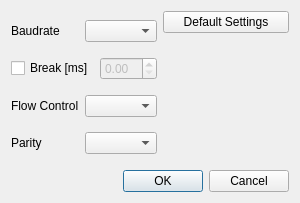
<?xml version="1.0" encoding="UTF-8"?>
<ui version="4.0">
 <class>SerialPortSettingsDialog</class>
 <widget class="QDialog" name="SerialPortSettingsDialog">
  <property name="geometry">
   <rect>
    <x>0</x>
    <y>0</y>
    <width>300</width>
    <height>203</height>
   </rect>
  </property>
  <property name="windowTitle">
   <string>Dialog</string>
  </property>
  <layout class="QVBoxLayout" name="verticalLayout_4">
   <item>
    <layout class="QVBoxLayout" name="verticalLayout_3">
     <item>
      <layout class="QHBoxLayout" name="horizontalLayout_5">
       <item>
        <layout class="QVBoxLayout" name="verticalLayout">
         <item>
          <layout class="QHBoxLayout" name="horizontalLayout">
           <item>
            <widget class="QLabel" name="label">
             <property name="text">
              <string>Baudrate</string>
             </property>
            </widget>
           </item>
           <item>
            <widget class="QComboBox" name="BaudRateBox"/>
           </item>
          </layout>
         </item>
         <item>
          <layout class="QHBoxLayout" name="horizontalLayout_2">
           <item>
            <widget class="QCheckBox" name="checkBox">
             <property name="text">
              <string>Break [ms]</string>
             </property>
            </widget>
           </item>
           <item>
            <widget class="QDoubleSpinBox" name="BreakSpinBox">
             <property name="enabled">
              <bool>false</bool>
             </property>
            </widget>
           </item>
          </layout>
         </item>
         <item>
          <layout class="QHBoxLayout" name="horizontalLayout_3">
           <item>
            <widget class="QLabel" name="label_2">
             <property name="text">
              <string>Flow Control</string>
             </property>
            </widget>
           </item>
           <item>
            <widget class="QComboBox" name="FlowControlBox"/>
           </item>
          </layout>
         </item>
         <item>
          <layout class="QHBoxLayout" name="horizontalLayout_4">
           <item>
            <widget class="QLabel" name="label_3">
             <property name="text">
              <string>Parity</string>
             </property>
            </widget>
           </item>
           <item>
            <widget class="QComboBox" name="ParityBox"/>
           </item>
          </layout>
         </item>
        </layout>
       </item>
       <item>
        <layout class="QVBoxLayout" name="verticalLayout_2">
         <item>
          <widget class="QPushButton" name="DefaultSettingsButton">
           <property name="text">
            <string>Default Settings</string>
           </property>
          </widget>
         </item>
         <item>
          <spacer name="verticalSpacer">
           <property name="orientation">
            <enum>Qt::Vertical</enum>
           </property>
           <property name="sizeHint" stdset="0">
            <size>
             <width>20</width>
             <height>40</height>
            </size>
           </property>
          </spacer>
         </item>
        </layout>
       </item>
      </layout>
     </item>
     <item>
      <widget class="QDialogButtonBox" name="DialogButton">
       <property name="orientation">
        <enum>Qt::Horizontal</enum>
       </property>
       <property name="standardButtons">
        <set>QDialogButtonBox::Cancel|QDialogButtonBox::Ok</set>
       </property>
      </widget>
     </item>
    </layout>
   </item>
  </layout>
 </widget>
 <resources/>
 <connections>
  <connection>
   <sender>DialogButton</sender>
   <signal>accepted()</signal>
   <receiver>SerialPortSettingsDialog</receiver>
   <slot>accept()</slot>
   <hints>
    <hint type="sourcelabel">
     <x>229</x>
     <y>276</y>
    </hint>
    <hint type="destinationlabel">
     <x>157</x>
     <y>274</y>
    </hint>
   </hints>
  </connection>
  <connection>
   <sender>DialogButton</sender>
   <signal>rejected()</signal>
   <receiver>SerialPortSettingsDialog</receiver>
   <slot>reject()</slot>
   <hints>
    <hint type="sourcelabel">
     <x>297</x>
     <y>282</y>
    </hint>
    <hint type="destinationlabel">
     <x>286</x>
     <y>274</y>
    </hint>
   </hints>
  </connection>
 </connections>
</ui>
